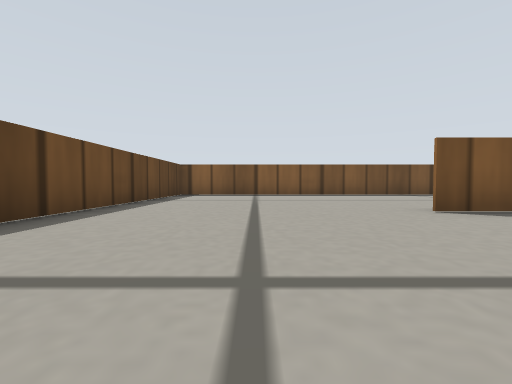
[1] (above)

20 first-person views from a walk through a Gazebo world. The camera is 0.08 m above the floor, tilts 2° down and sees 90° across. The floor is counted in squares, 0.2 m on a side. Each view is taken from the middle of a square. On the plan, view 1 faces up. The plan holds only what a view shows up to about 9 squares ahead; the rest is blank. Simple patterns stand in for the simulator's built-in surfaces.

[2]
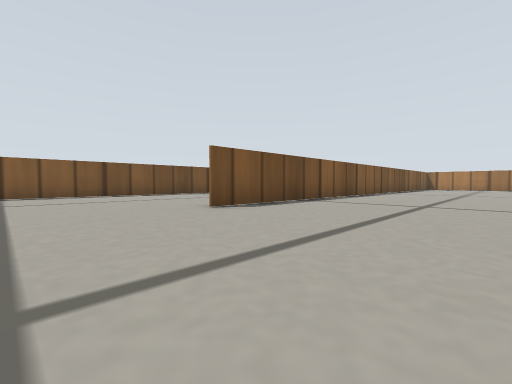

[3]
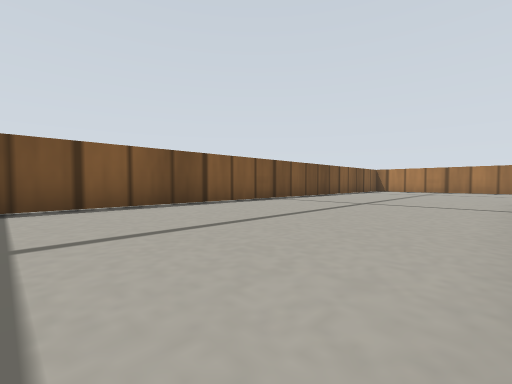

[4]
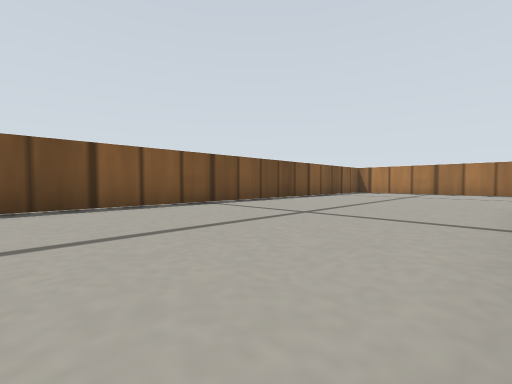

[5]
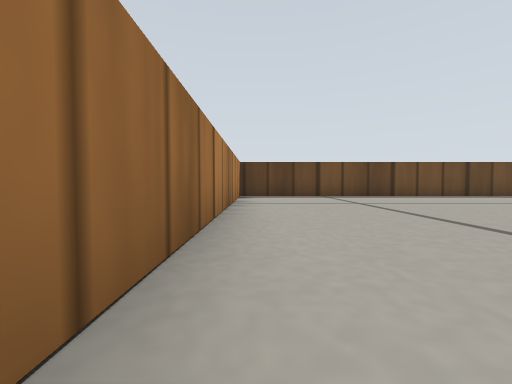

[6]
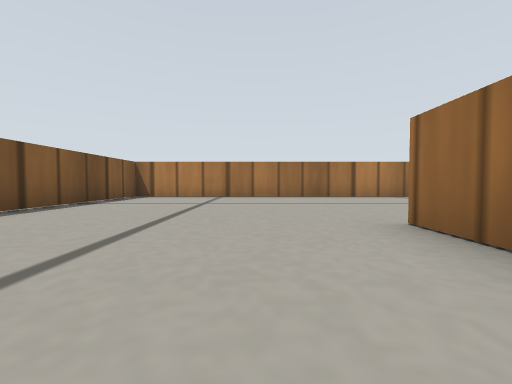

[7]
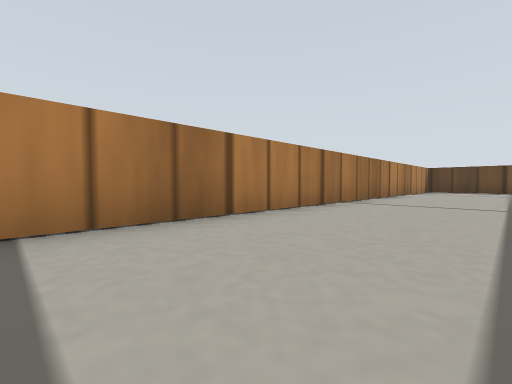

[8]
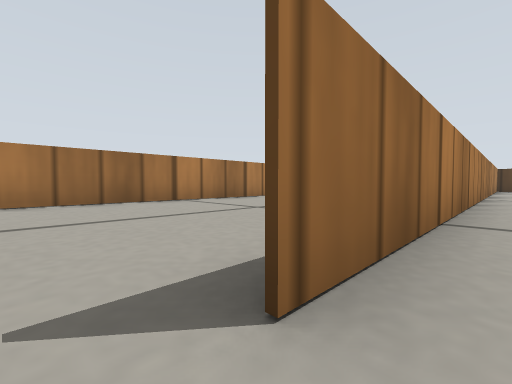

[9]
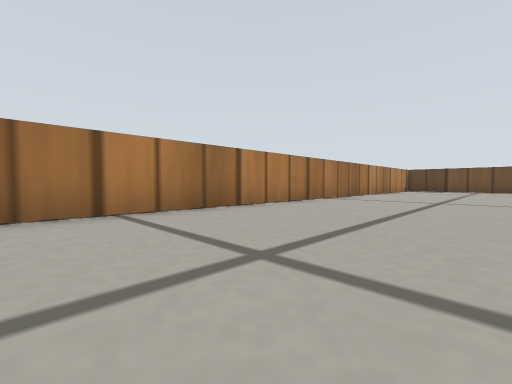

[10]
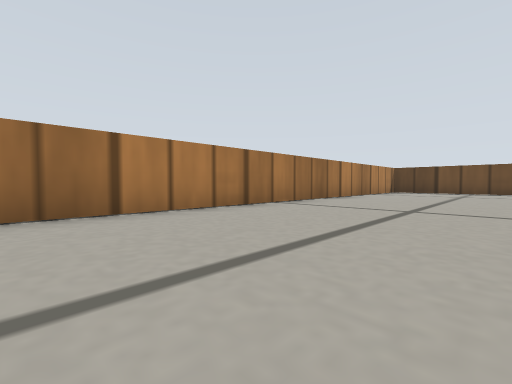

[11]
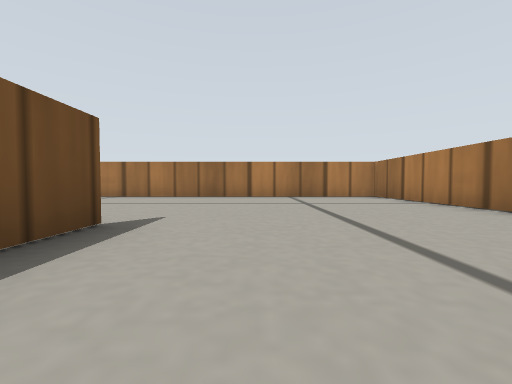

[12]
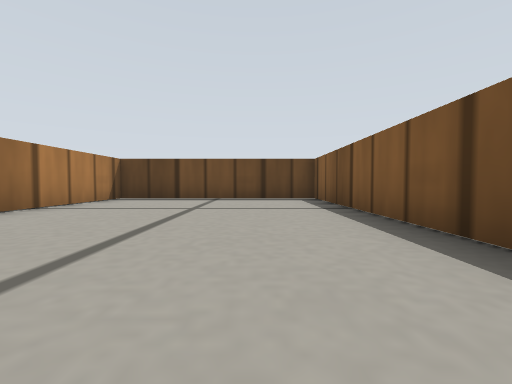

[13]
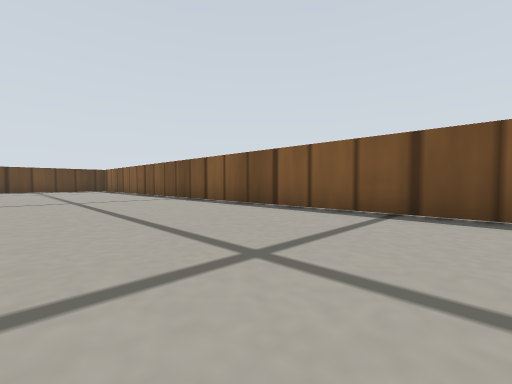

[14]
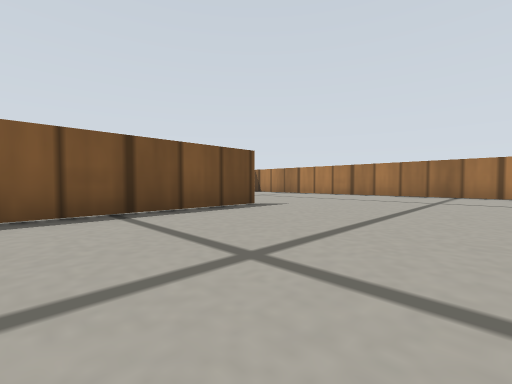

[15]
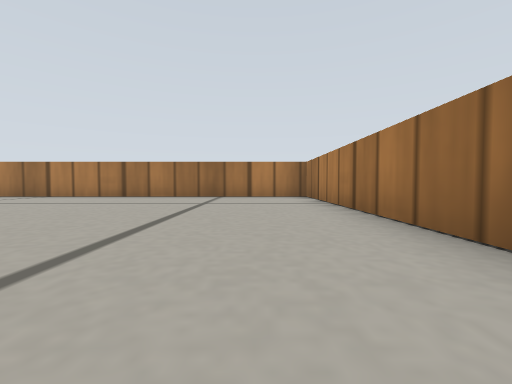

[16]
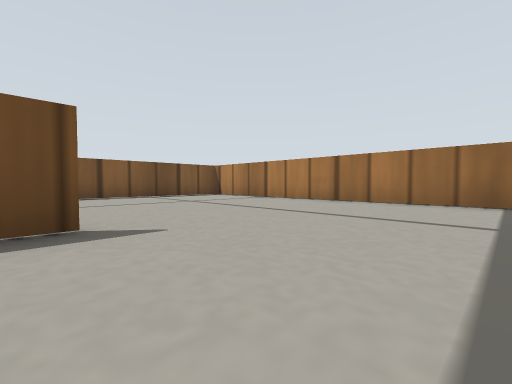

[17]
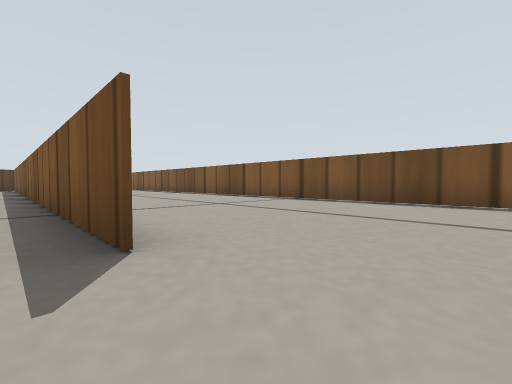

[18]
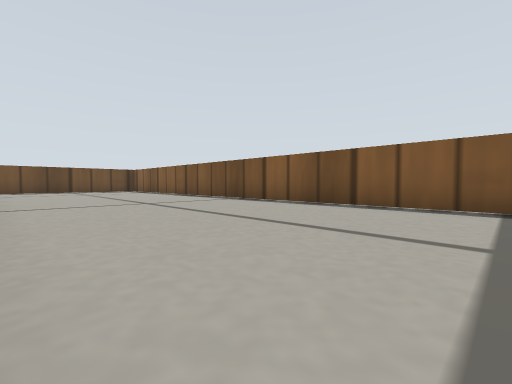

[19]
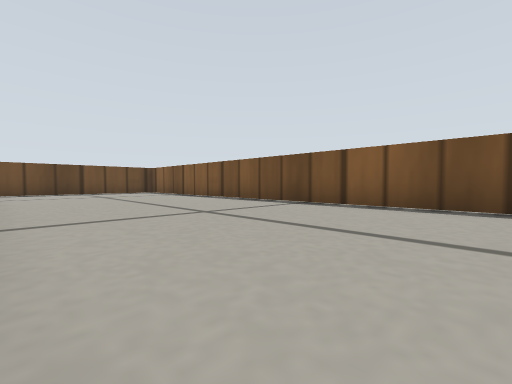

[20]
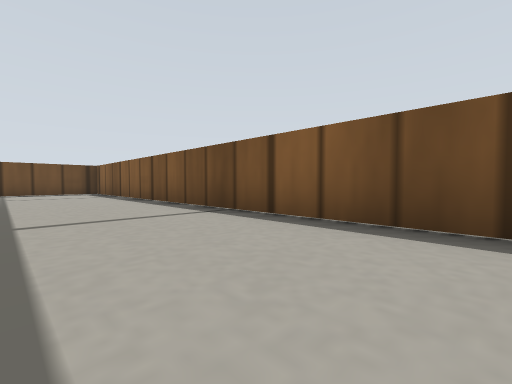

### Floor plan
Points are (right, up) in squares from view 1. A wall is a line through its corners. A room is listed if a view was taken in it or the views show most of it. See-through windows are left out.
Room 1 (views 1, 2, 3, 4, 5, 6, 7, 8)
walls: (-2.5, -1.5) (12.5, -1.5); (-2.5, 3.5) (-2.5, -1.9); (17.4, -1.4) (17.4, 3.1); (17.5, 3.5) (2.4, 3.5)
ways out: opening at (15, -2) to room 2; opening at (0, 3) to room 3
Room 2 (views 9, 10, 11, 12)
walls: (12.5, -1.5) (11.4, -1.5); (2.6, -1.5) (-2.5, -1.5); (-2.5, -1.9) (-2.5, -6.4) (17.4, -6.4) (17.4, -1.4)
ways out: opening at (15, -2) to room 1
Room 3 (views 13, 14, 15, 16, 17)
walls: (11.4, 3.5) (17.4, 3.5); (12.5, 8.5) (-2.5, 8.5) (-2.5, 3.5); (17.4, 3.1) (17.4, 8.5)
ways out: opening at (0, 3) to room 1; opening at (15, 8) to room 4
Room 4 (views 18, 19, 20)
walls: (17.4, 8.5) (17.4, 13.5) (-2.5, 13.5) (-2.5, 9)
ways out: opening at (15, 8) to room 3

Positions as (right, up) in squares from view 1, and headings:
1: (0, 0), facing up
2: (0, 0), facing up-right
3: (5, -1), facing up-right
4: (7, -1), facing up-right
5: (5, -1), facing left
6: (10, 0), facing right
7: (10, 1), facing down-left
8: (13, -1), facing down-left
9: (11, -3), facing down-left
10: (9, -3), facing down-left
11: (10, -3), facing right
12: (4, -3), facing left
13: (11, 5), facing up-left
14: (9, 5), facing up-right
15: (10, 5), facing right
16: (12, 6), facing up-right
17: (14, 8), facing up-left
18: (10, 9), facing up-left
19: (8, 9), facing up-left
20: (8, 11), facing up-left
